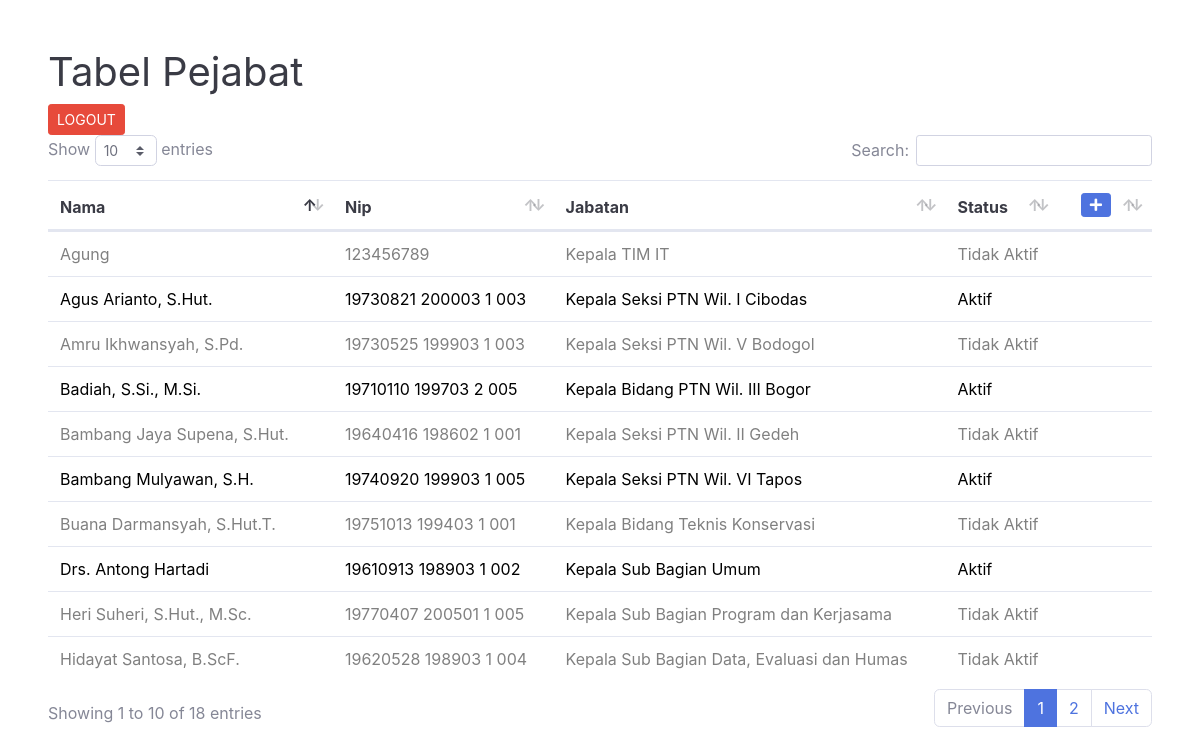
/ (signed in), run on the app's committed database.
### tables this page shows
CREATE TABLE `pejabat` (
  `id` int(11) NOT NULL,
  `nama` varchar(100) NOT NULL,
  `nip` varchar(50) NOT NULL,
  `jabatan` varchar(100) NOT NULL,
  `status` varchar(25) DEFAULT NULL,
  `tanda_tangan` varchar(100) NOT NULL,
  `password` varchar(255) DEFAULT NULL,
  `username` varchar(255) DEFAULT NULL
);

### index.php (the view, shortened to what this page needs)
<?php
  include "header.php";
?>
    <div class="table-responsive p-5">
        <h1 class="text-gray-900">Tabel Pejabat</h1>
        <a href="logout.php" class='btn btn-danger btn-sm'>LOGOUT</a>
        <table id='dataTables-example' class="text-gray-900 table">
            <thead>
            <tr>
                <th>Nama</th>
                <th>Nip</th>
                <th>Jabatan</th>
                <th>Status</th>
                <th class="text-center">
                    <a href="pejabat_tambah.php" class="btn btn-primary btn-sm">
                        <i class="fas fa-plus"></i>
                    </a>
                </th>
            </tr>
            </thead>
            <tbody>
            <?php
            $sql=mysqli_query($koneksi, "SELECT * FROM pejabat");
            while($d=mysqli_fetch_array($sql)){
                echo "<tr id='search'>
                        <td style='color:".($d['status'] == "Aktif" ? "black" : "grey")."'>$d[nama]</td>
                        <td style='color:".($d['status'] == "Aktif" ? "black" : "grey")."'>$d[nip]</td>
                        <td style='color:".($d['status'] == "Aktif" ? "black" : "grey")."'>$d[jabatan]</td>
                        <td style='color:".($d['status'] == "Aktif" ? "black" : "grey")."'>$d[status]</td>
                        <td align='center' width='70px'>";
                            echo "<div class='modal small fade' id='myModal' tabindex='-1' role='dialog' aria-labelledby='myModalLabel' aria-hidden='true'>
                                <div class='modal-dialog'>
                                    <div class='modal-content'>
                                        <div class='modal-header'>
                                            <h5 id='myModalLabel'>Informasi penghapusan</h5>
                                        </div>
                                        <div class='row modal-body p-3'>
                                            <div class='col-md-12'>
                                                <span class='h6'>Nama Pejabat</span>
                                                <p id='nama_pejabat' class='h5 text-info mb-3'></p>
                                            </div>
                                            <div class='col-md-12 mb-3'>
                                                <h5> Apakah Anda yakin ingin menghapus data ini ?</h5>
                                            </div>
                                            <div class='col-md-12 float-center'>
                                                <a href='' class='btn btn-primary btn-sm' data-dismiss='modal' aria-hidden='true'>Cancel</a>
                                                <a href='#' class='btn btn-danger btn-sm'  id='modalDelete' >Delete</a>
                                            </div>
                                        </div>
                                    </div>
                                </div>
                            </div>
                        </td>
                    </tr>
                    ";
            }
            ?>
            </tbody>
        </table>
    </div>
</body>
</html>

### data on the page
pejabat: nama "Buana Darmansyah, S.Hut.T.", nip "19751013 199403 1 001", jabatan "Kepala Bidang Teknis Konservasi", status "Tidak Aktif"
pejabat: nama "Badiah, S.Si., M.Si.", nip "19710110 199703 2 005", jabatan "Kepala Bidang PTN Wil. III Bogor", status "Aktif"
pejabat: nama "Agung", nip "123456789", jabatan "Kepala TIM IT", status "Tidak Aktif"
pejabat: nama "Drs. Antong Hartadi", nip "19610913 198903 1 002", jabatan "Kepala Sub Bagian Umum", status "Aktif"
pejabat: nama "Hidayat Santosa, B.ScF.", nip "19620528 198903 1 004", jabatan "Kepala Sub Bagian Data, Evaluasi dan Humas", status "Tidak Aktif"
pejabat: nama "Heri Suheri, S.Hut., M.Sc.", nip "19770407 200501 1 005", jabatan "Kepala Sub Bagian Program dan Kerjasama", status "Tidak Aktif"
pejabat: nama "Agus Arianto, S.Hut.", nip "19730821 200003 1 003", jabatan "Kepala Seksi PTN Wil. I Cibodas", status "Aktif"
pejabat: nama "Bambang Jaya Supena, S.Hut.", nip "19640416 198602 1 001", jabatan "Kepala Seksi PTN Wil. II Gedeh", status "Tidak Aktif"
pejabat: nama "Amru Ikhwansyah, S.Pd.", nip "19730525 199903 1 003", jabatan "Kepala Seksi PTN Wil. V Bodogol", status "Tidak Aktif"
pejabat: nama "Bambang Mulyawan, S.H.", nip "19740920 199903 1 005", jabatan "Kepala Seksi PTN Wil. VI Tapos", status "Aktif"
